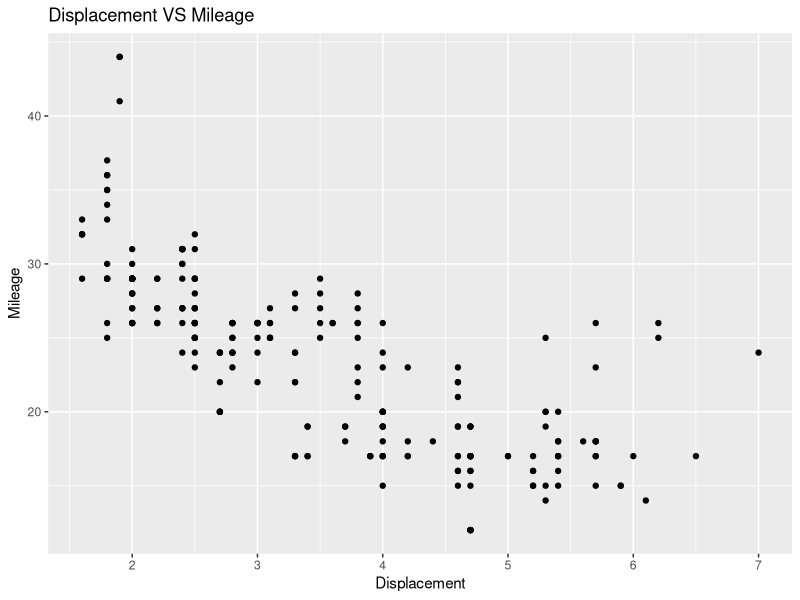
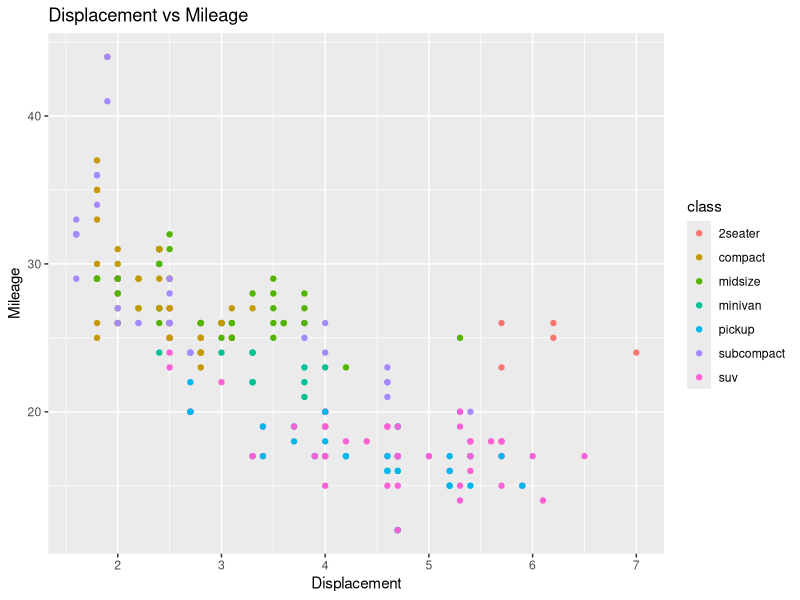
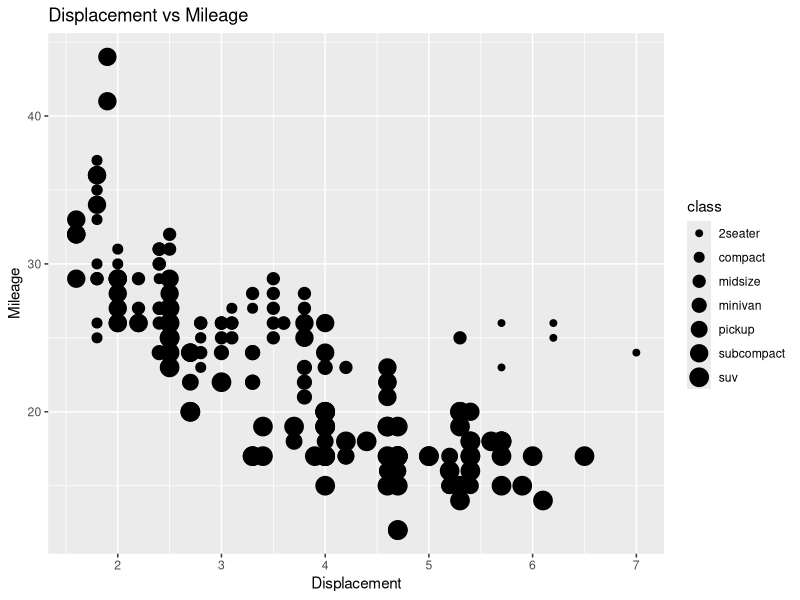
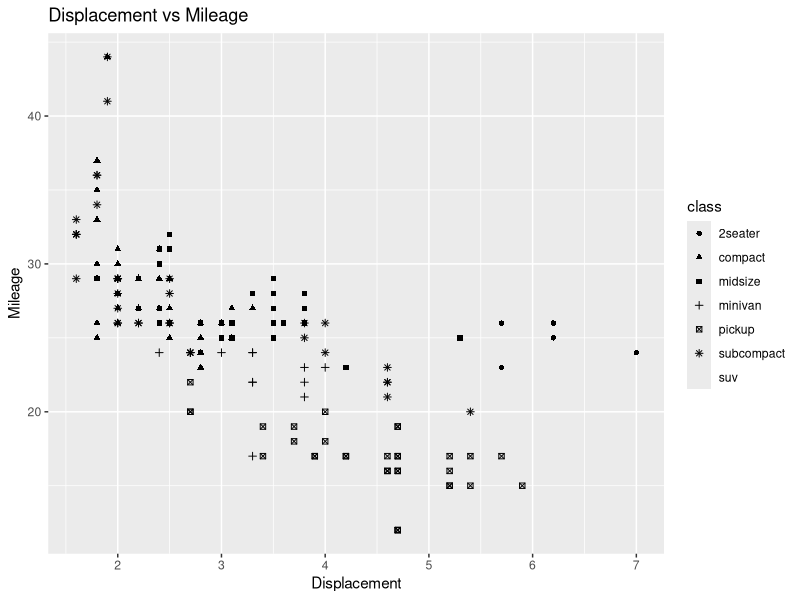
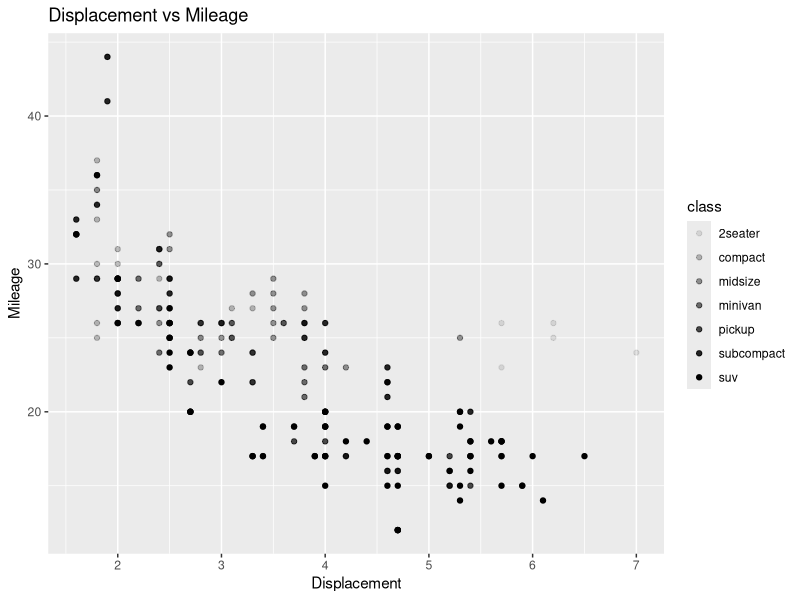
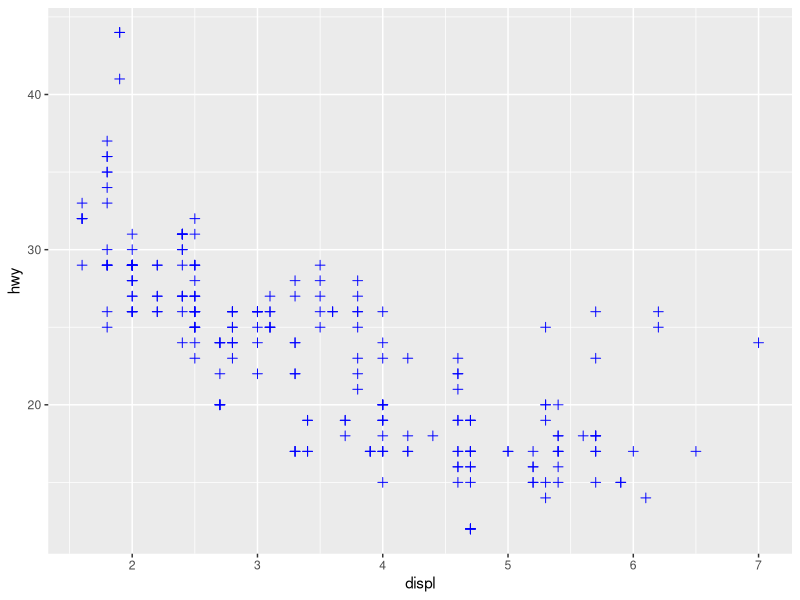
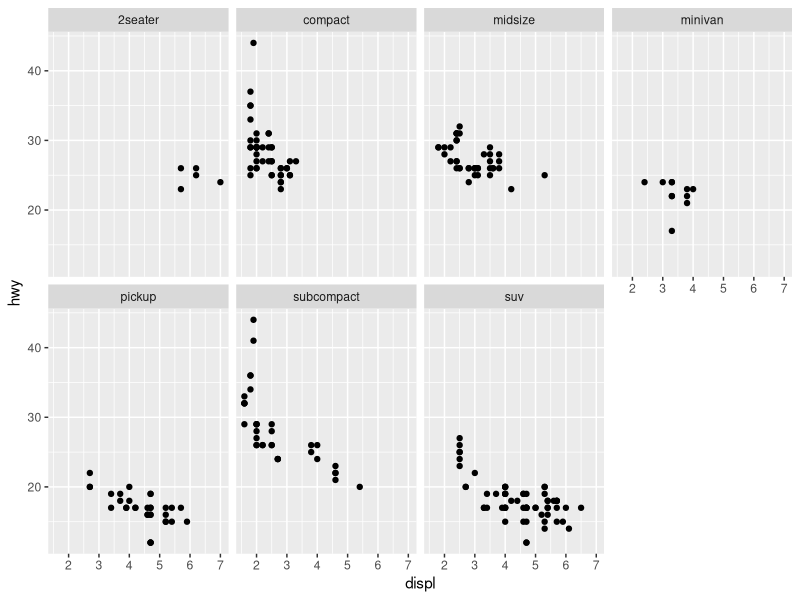
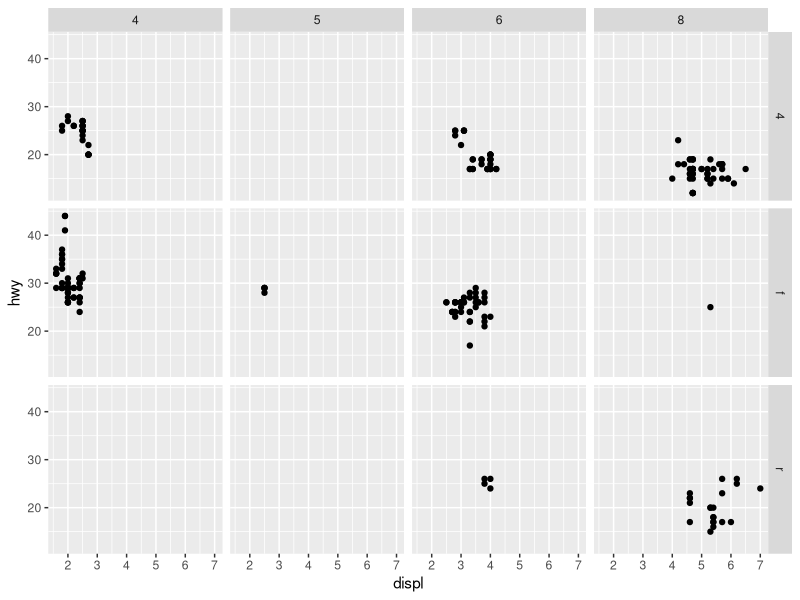

Write the R code that produced these figures, in order.
library(tidyverse)

# Load the mpg data set
data('mpg')
mpgData = mpg

# Plot 1: Displacement VS Mileage
p1 = ggplot(data = mpgData, aes(x = displ, y = hwy)) +  geom_point()

# Adding Labels to Plot 1
p1 = p1 + labs(x = "Displacement", y = "Mileage", title = "Displacement VS Mileage")

# _____________Mapping aesthetics to variables_____________

# 1. Color
p2 = ggplot(data = mpgData) + geom_point(mapping = aes(x = displ, y = hwy, color = class)) + 
  labs(x = "Displacement", y = "Mileage", title = "Displacement vs Mileage")

# 2. Size
p3 = ggplot(data = mpgData) + geom_point(mapping = aes(x = displ, y = hwy, size = class)) + 
  labs(x = "Displacement", y = "Mileage", title = "Displacement vs Mileage")

# 3. Shapes
p4 = ggplot(data = mpgData) + geom_point(mapping = aes(x = displ, y = hwy, shape = class)) + 
  labs(x = "Displacement", y = "Mileage", title = "Displacement vs Mileage")

# 4. Transparency
p5 = ggplot(data = mpgData) + geom_point(mapping = aes(x = displ, y = hwy, alpha = class)) + 
  labs(x = "Displacement", y = "Mileage", title = "Displacement vs Mileage")

# Setting Aesthetics manually
p6 = ggplot(mpgData) + geom_point(aes(x = displ, y = hwy), color = 'blue', shape = 3, size = 2)

# _____________ Facets ________________
# Facets are used for creating subplots when the working/active dataset is very big

# Plot mileage w.r.t. each class individually
p7 = ggplot(mpgData) + geom_point(aes(x = displ, y = hwy)) + facet_wrap(~class, nrow = 2)

# Plot mileage w.r.t drive train and number of cylinders
p8 = ggplot(mpgData) + geom_point(aes(x = displ, y = hwy)) + facet_grid(drv ~ cyl)
# P8 shows various subplots. Each corresponds to a particular combination of the cylinder and drive type. 
# For example, the first subplot on the top left represents the ‘hwy’
# vs ‘displ’ for the cars with “4-wheel drive” and four cylinders. The next one to the right
# represents the graph with 4-wheel drive” and 5 cylinders, and so on.

# Facet plot with filtering
# Investigate the number of levels in the cyl feature
factor(mpgData$cyl)# How many cars of each cyl type are there?
mpgData %>% count(cyl)

mpgData.new = mpgData %>% filter(cyl %in% c(5, 6, 8 ))
p9 = ggplot(data = mpgData.new) + geom_point(mapping = aes(x = displ, y = hwy, color = factor(cyl)))
 
